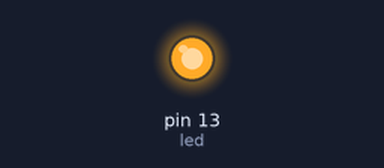
Recording of a sketch running on a simulated Arduino Uno, built with avr-gcc and run on an emulated ATmega328P. On the bench: output pins drawn as LEDs (lit = HIGH).

Above: at 15.0 s.
At 45.0 s:
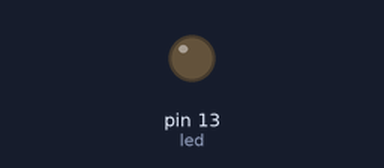
Timing chart, 0 to 78.0 s (numbered marks = the images above):
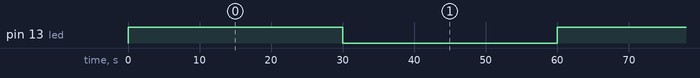

Measured:
- by itself, pin 13 (led): alternates HIGH for 30.0 s and LOW for 30.0 s

The sketch:

sketch_sep24a.ino
```cpp
int led = 13;

void setup() {
  pinMode(led, OUTPUT);
}

void loop() {
  digitalWrite(led, HIGH);
  delay(30000);             // 30000 millisecondi

  digitalWrite(led, LOW);
  delay(30000);
}
```
